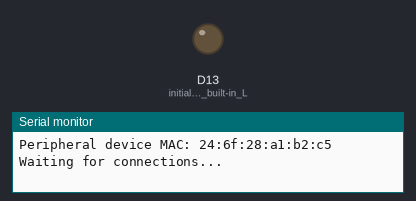
The sketch below on a simulated Arduino Nano 33 IoT. Parts: output pins drawn as LEDs (lit = HIGH), the last lines printed to the serial monitor. Nothing arrives over Bluetooth unless stated; a phone connects over Bluetooth LE 3 s after start.

Above: at 0.1 s.
At 3.1 s:
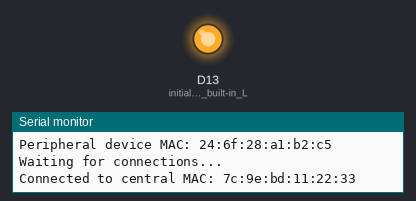
Timing chart, 0 to 4.6 s (numbered marks = the images above):
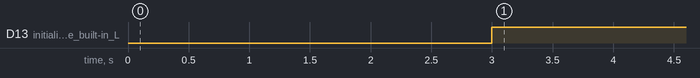

Measured:
- by itself, D13 (initialize_the_built-in_L): LOW → HIGH at 3.0 s

The sketch:

BLE_test_copied_2.ino
```cpp
/*
  Arduino Nano 33 BLE Getting Started
  BLE peripheral with a simple Hello World greeting service that can be viewed
  on a mobile phone
  Adapted from Arduino BatteryMonitor example

  from:
  https://www.okdo.com/getting-started/get-started-with-arduino-nano-33-ble/
*/

#include <ArduinoBLE.h>

static const char* greeting = "Hello World!";

BLEService greetingService("180C");  // User defined service

BLEStringCharacteristic greetingCharacteristic("2A56",  // standard 16-bit characteristic UUID
    BLERead, 13); // remote clients will only be able to read this

void setup() {
  Serial.begin(9600);    // initialize serial communication
  while (!Serial);

  pinMode(LED_BUILTIN, OUTPUT); // initialize the built-in LED pin

  if (!BLE.begin()) {   // initialize BLE
    Serial.println("starting BLE failed!");
    while (1);
  }

  BLE.setLocalName("Nano33BLE");  // Set name for connection
  BLE.setAdvertisedService(greetingService); // Advertise service
  greetingService.addCharacteristic(greetingCharacteristic); // Add characteristic to service
  BLE.addService(greetingService); // Add service
  greetingCharacteristic.setValue(greeting); // Set greeting string

  BLE.advertise();  // Start advertising
  Serial.print("Peripheral device MAC: ");
  Serial.println(BLE.address());
  Serial.println("Waiting for connections...");
}

void loop() {
  BLEDevice central = BLE.central();  // Wait for a BLE central to connect

  // if a central is connected to the peripheral:
  if (central) {
    Serial.print("Connected to central MAC: ");
    // print the central's BT address:
    Serial.println(central.address());
    // turn on the LED to indicate the connection:
    digitalWrite(LED_BUILTIN, HIGH);

    while (central.connected()){} // keep looping while connected

    // when the central disconnects, turn off the LED:
    digitalWrite(LED_BUILTIN, LOW);
    Serial.print("Disconnected from central MAC: ");
    Serial.println(central.address());
  }

}
```
